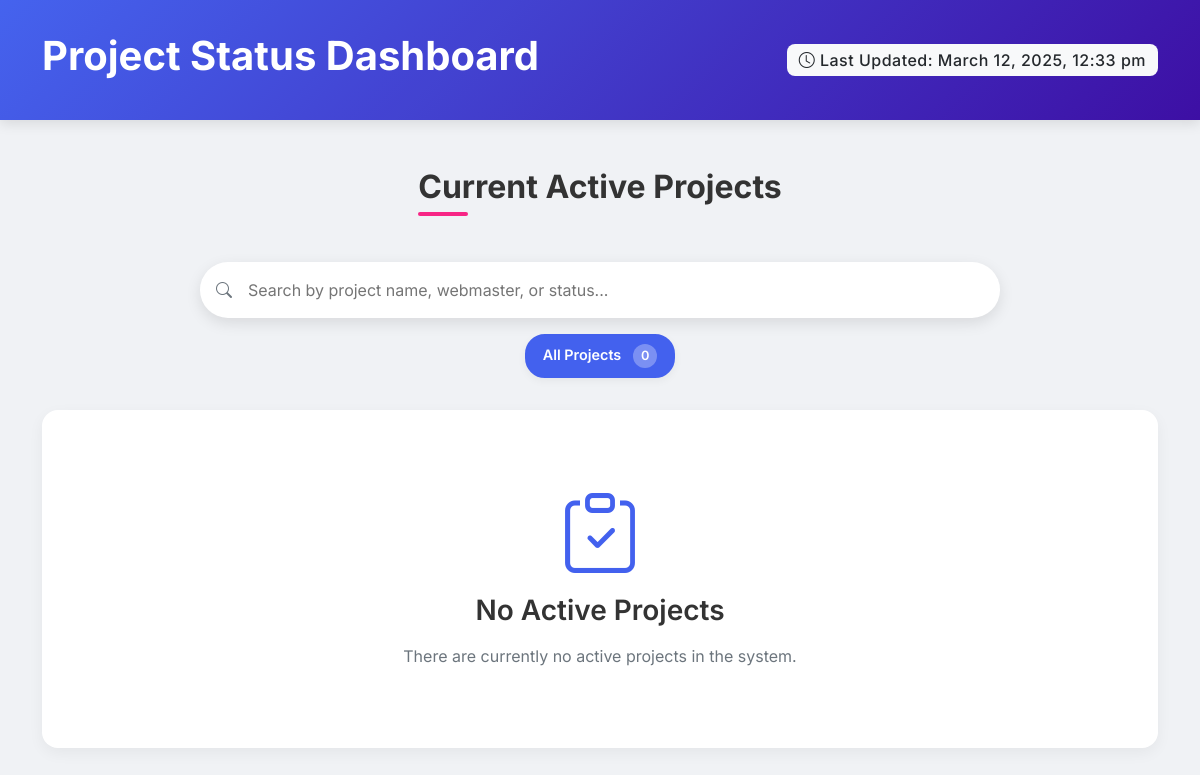
Before: /current_projects.php with the older database file.
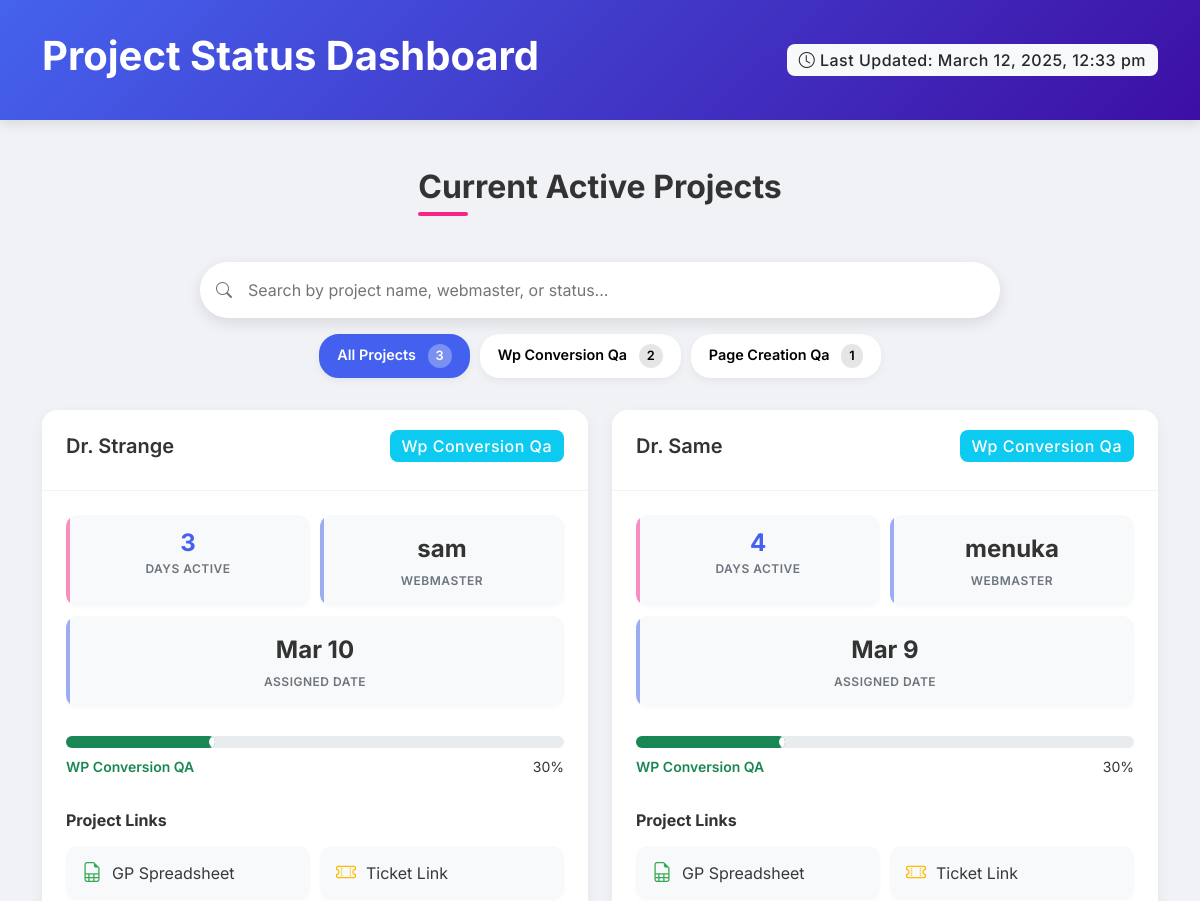
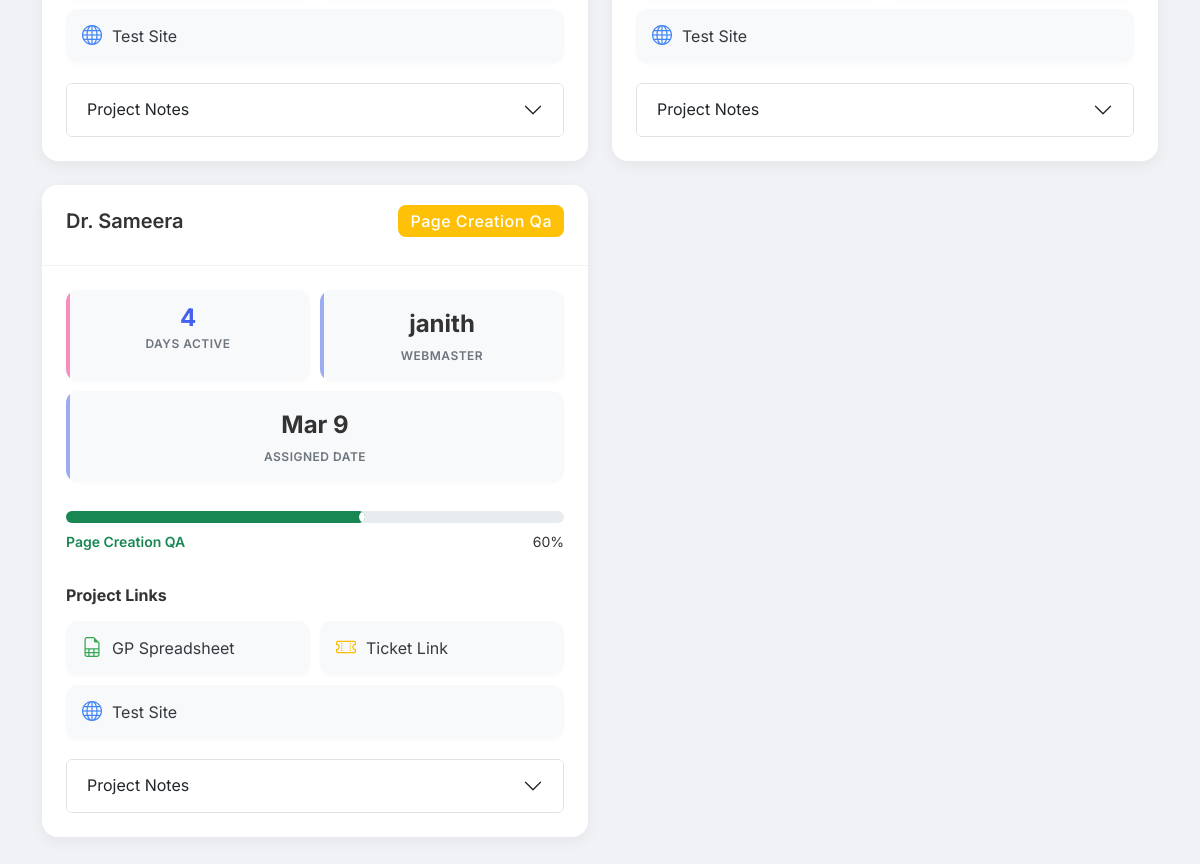
After: the same page with the newer database file (2 pictures, top to bottom).
### tables this page shows
CREATE TABLE IF NOT EXISTS `projects` (
  `id` int NOT NULL AUTO_INCREMENT,
  `name` varchar(100) NOT NULL,
  `webmaster_id` int DEFAULT NULL,
  `current_status` varchar(255) DEFAULT 'wp_conversion',
  `project_deadline` date DEFAULT NULL,
  `wp_conversion_deadline` date DEFAULT NULL,
  `gp_link` varchar(255) DEFAULT NULL,
  `ticket_link` varchar(255) DEFAULT NULL,
  `test_site_link` varchar(255) DEFAULT NULL,
  `live_site_link` varchar(255) DEFAULT NULL,
  `created_at` timestamp NULL DEFAULT CURRENT_TIMESTAMP,
  `updated_at` timestamp NULL DEFAULT CURRENT_TIMESTAMP ON UPDATE CURRENT_TIMESTAMP,
  `admin_notes` text,
  `webmaster_notes` text,
  PRIMARY KEY (`id`),
  UNIQUE KEY `unique_project_name` (`name`),
  KEY `webmaster_id` (`webmaster_id`)
);

CREATE TABLE IF NOT EXISTS `users` (
  `id` int NOT NULL AUTO_INCREMENT,
  `username` varchar(50) NOT NULL,
  `email` varchar(255) NOT NULL,
  `password` varchar(255) NOT NULL,
  `role` enum('admin','qa_manager','qa_reporter','webmaster') NOT NULL,
  `created_at` timestamp NULL DEFAULT CURRENT_TIMESTAMP,
  PRIMARY KEY (`id`),
  UNIQUE KEY `username` (`username`),
  UNIQUE KEY `unique_email` (`email`(191))
);

### current_projects.php (the view, shortened to what this page needs)
<?php
require_once 'includes/config.php';
$query = "SELECT p.*, u.username as webmaster_name,
         (DATEDIFF(CURRENT_DATE, p.created_at) + 1) as days_active,
         p.created_at as assigned_date
         FROM projects p
         LEFT JOIN users u ON p.webmaster_id = u.id
         WHERE (p.current_status NOT LIKE '%golive_qa%'
                AND p.current_status NOT LIKE '%completed%')
                OR p.current_status IS NULL
         ORDER BY p.created_at DESC";
$result = $conn->query($query);
$projects = [];
while ($row = $result->fetch_assoc()) {
    $project_id = $row['id'];
    $history_query = "SELECT created_at
                     FROM project_status_history
                     WHERE project_id = ? AND status = 'golive_qa'
                     ORDER BY created_at ASC
                     LIMIT 1";
    $stmt = $conn->prepare($history_query);
    $stmt->bind_param("i", $project_id);
    $stmt->execute();
    $history_result = $stmt->get_result();
    if ($history_result->num_rows > 0) {
        $golive_date = new DateTime($history_result->fetch_assoc()['created_at']);
        $created_date = new DateTime($row['created_at']);
        $interval = $created_date->diff($golive_date);
        $row['days_to_golive_qa'] = $interval->days;
    } else {
        $row['days_to_golive_qa'] = null;
    }
    $row['progress_percent'] = 0;
    $row['progress_class'] = "secondary";
    $row['progress_text'] = "Not Started";
    $statuses = !empty($row['current_status']) ? explode(',', $row['current_status']) : [];
    if (in_array('completed', $statuses)) {
        $row['progress_percent'] = 100;
        $row['progress_class'] = "success";
        $row['progress_text'] = "Completed";
    } elseif (in_array('golive_qa', $statuses)) {
        $row['progress_percent'] = 90;
        $row['progress_class'] = "success";
        $row['progress_text'] = "GoLive QA";
    } elseif (in_array('golive', $statuses)) {
        $row['progress_percent'] = 75;
        $row['progress_class'] = "info";
        $row['progress_text'] = "GoLive";
    } elseif (in_array('page_creation_qa', $statuses)) {
        $row['progress_percent'] = 60;
        $row['progress_class'] = "success";
        $row['progress_text'] = "Page Creation QA";
    } elseif (in_array('page_creation', $statuses)) {
        $row['progress_percent'] = 45;
        $row['progress_class'] = "info";
        $row['progress_text'] = "Page Creation";
    } elseif (in_array('wp_conversion_qa', $statuses)) {
        $row['progress_percent'] = 30;
        $row['progress_class'] = "success";
        $row['progress_text'] = "WP Conversion QA";
    } elseif (in_array('wp_conversion', $statuses)) {
        $row['progress_percent'] = 15;
        $row['progress_class'] = "info";
        $row['progress_text'] = "WP Conversion";
    }
    $main_status = !empty($statuses) ? end($statuses) : 'no_status';
    $row['main_status'] = $main_status;
    $projects[] = $row;
}
$status_counts = [];
foreach ($projects as $project) {
    $main_status = $project['main_status'];
    if (!isset($status_counts[$main_status])) {
        $status_counts[$main_status] = 0;
    }
    $status_counts[$main_status]++;
}
function getStatusBadgeClass($status) {
    if (strpos($status, 'wp_conversion') !== false) {
        return 'info';
    } elseif (strpos($status, 'page_creation') !== false) {
        return 'warning';
    } elseif (strpos($status, 'golive') !== false) {
        return 'success';
    } else {
        return 'secondary';
    }
}
?>
<!DOCTYPE html>
<html lang="en">
<head>
    <link href="https://cdn.jsdelivr.net/npm/bootstrap@5.2.3/dist/css/bootstrap.min.css" rel="stylesheet">
    <link href="https://cdn.jsdelivr.net/npm/bootstrap-icons@1.10.0/font/bootstrap-icons.css" rel="stylesheet">
    <link href="https://unpkg.com/aos@2.3.1/dist/aos.css" rel="stylesheet">
</head>
<body>
    <header class="header">
        <div class="container">
            <div class="d-flex flex-column flex-md-row justify-content-between align-items-center" data-aos="fade-down">
                <h1>Project Status Dashboard</h1>
                <span class="badge bg-light text-dark fs-6 mt-2 mt-md-0">
                    <i class="bi bi-clock"></i> Last Updated: <?php echo date('F j, Y, g:i a'); ?>
                </span>
            </div>
        </div>
    </header>
    <div class="container py-5">
        <div class="row mb-4" data-aos="fade-up">
            <div class="col-lg-8 mx-auto text-center">
                <h2 class="section-title">Current Active Projects</h2>
            </div>
        </div>
        <div class="search-container" data-aos="fade-up" data-aos-delay="100">
            <div class="search-box">
                <i class="bi bi-search"></i>
                <input type="text" id="projectSearch" placeholder="Search by project name, webmaster, or status...">
            </div>
            <div class="filter-container">
                <button class="filter-btn active" data-filter="all">
                    All Projects <span class="count"><?php echo count($projects); ?></span>
                </button>
                <?php
                foreach ($status_counts as $status => $count):
                    if ($status == 'no_status') {
                        $display_name = 'No Status';
                        $badge_class = 'secondary';
                    } else {
                        $display_name = ucwords(str_replace('_', ' ', $status));
                        $badge_class = getStatusBadgeClass($status);
                    }
                ?>
                <button class="filter-btn filter-<?php echo $badge_class; ?>" data-filter="<?php echo $status; ?>">
                    <?php echo $display_name; ?> <span class="count"><?php echo $count; ?></span>
                </button>
                <?php endforeach; ?>
            </div>
        </div>
        <?php if (count($projects) == 0): ?>
            <div class="no-projects" data-aos="zoom-in">
                <i class="bi bi-clipboard-check"></i>
                <h3>No Active Projects</h3>
                <p class="text-muted">There are currently no active projects in the system.</p>
            </div>
        <?php else: ?>
        <div class="row row-cols-1 row-cols-lg-2 g-4 project-container">
            <?php
            $delay = 150;
            foreach ($projects as $project):
            ?>
                <div class="col project-item" data-status="<?php echo $project['main_status']; ?>" data-aos="fade-up" data-aos-delay="<?php echo $delay; ?>">
                    <div class="card project-card">
                        <div class="card-header">
                            <div class="d-flex justify-content-between align-items-center">
                                <h3><?php echo htmlspecialchars($project['name']); ?></h3>
                                <?php
                                $statuses = !empty($project['current_status']) ? explode(',', $project['current_status']) : [];
                                if (!empty($statuses)):
                                    $main_status = end($statuses);
                                    $badge_class = getStatusBadgeClass($main_status);
                                ?>
                                    <span class="badge bg-<?php echo $badge_class; ?> fs-6">
                                        <?php echo ucwords(str_replace('_', ' ', $main_status)); ?>
                                    </span>
                                <?php else: ?>
                                    <span class="badge bg-secondary fs-6">No Status</span>
                                <?php endif; ?>
                            </div>
                        </div>
                        <div class="card-body">
                            <div class="project-meta">
                                <div class="meta-item days-active">
                                    <span class="value days-counter"><?php echo $project['days_active']; ?></span>
                                    <span class="label">Days Active</span>
                                </div>
                                <div class="meta-item">
                                    <span class="value">
                                        <?php echo htmlspecialchars($project['webmaster_name'] ?? 'N/A'); ?>
                                    </span>
                                    <span class="label">Webmaster</span>
                                </div>
                                <div class="meta-item">
                                    <span class="value">
                                        <?php echo date('M j', strtotime($project['assigned_date'])); ?>
                                    </span>
                                    <span class="label">Assigned Date</span>
                                </div>
                            </div>
                            <div class="progress-container">
                                <div class="progress">
                                    <div class="progress-bar bg-<?php echo $project['progress_class']; ?>"
                                         role="progressbar"
                                         style="width: 0%"
                                         data-width="<?php echo $project['progress_percent']; ?>%"
                                         aria-valuenow="<?php echo $project['progress_percent']; ?>"
                                         aria-valuemin="0"
                                         aria-valuemax="100">
                                    </div>
                                </div>
                                <div class="progress-status">
                                    <span class="progress-text text-<?php echo $project['progress_class']; ?>">
                                        <?php echo $project['progress_text']; ?>
                                    </span>
                                    <span><?php echo $project['progress_percent']; ?>%</span>
                                </div>
                            </div>
                            <h6 class="fw-bold mb-3">Project Links</h6>
                            <div class="project-links">
                                <?php if (!empty($project['gp_link'])): ?>
                                    <a href="<?php echo htmlspecialchars($project['gp_link']); ?>" target="_blank" title="<?php echo htmlspecialchars($project['gp_link']); ?>" class="gp-link">
                                        <i class="bi bi-file-earmark-spreadsheet"></i> GP Spreadsheet
                                    </a>
                                <?php endif; ?>
                                <?php if (!empty($project['ticket_link'])): ?>
                                    <a href="<?php echo htmlspecialchars($project['ticket_link']); ?>" target="_blank" title="<?php echo htmlspecialchars($project['ticket_link']); ?>" class="ticket-link">
                                        <i class="bi bi-ticket-perforated"></i> Ticket Link
                                    </a>
                                <?php endif; ?>
                                <?php if (!empty($project['test_site_link'])): ?>
                                    <a href="<?php echo htmlspecialchars($project['test_site_link']); ?>" target="_blank" title="<?php echo htmlspecialchars($project['test_site_link']); ?>" class="test-link">
                                        <i class="bi bi-globe"></i> Test Site
                                    </a>
                                <?php endif; ?>
                            </div>
                            <div class="accordion" id="notesAccordion<?php echo $project['id']; ?>">
                                <div class="accordion-item">
                                    <h2 class="accordion-header" id="headingNotes<?php echo $project['id']; ?>">
                                        <button class="accordion-button collapsed" type="button" data-bs-toggle="collapse"
                                                data-bs-target="#collapseNotes<?php echo $project['id']; ?>">
                                            Project Notes
                                        </button>
                                    </h2>
                                </div>
                            </div>
                        </div>
                    </div>
                </div>
            <?php
                $delay += 100;
            endforeach;
            ?>
        </div>
        <?php endif; ?>
    </div>
</body>
</html>

Changed rows visible on the page:
added projects: name "Dr. Strange", main_status "Wp Conversion Qa", days_active "3", users.username "sam", created_at "Mar 10", progress_text "WP Conversion QA", progress_percent "30"
added projects: name "Dr. Same", main_status "Wp Conversion Qa", days_active "4", users.username "menuka", created_at "Mar 9", progress_text "WP Conversion QA", progress_percent "30"
added projects: name "Dr. Sameera", main_status "Page Creation Qa", days_active "4", users.username "janith", created_at "Mar 9", progress_text "Page Creation QA", progress_percent "60", current_status "page_creation_qa" (drawn)
Other visible differences:
count($projects): "0" → "3"
new list line: "Wp Conversion Qa 2"
new list line: "Page Creation Qa 1"
text no longer shown: "No Active Projects There are currently no active projects in the system."
